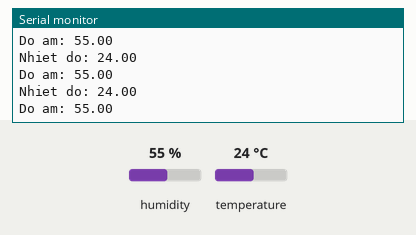
The sketch below on a simulated Arduino Uno, built with avr-gcc and run on an emulated ATmega328P. Shown: the last lines printed to the serial monitor. Inputs (shaded band) come from the test bench; at power-on: humidity 55 %, temperature 24 °C.

Above: at 2.8 s.
2.9 s: humidity set to 22 %
At 4.7 s:
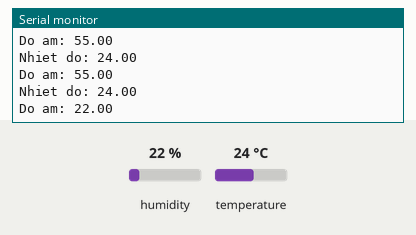
5.6 s: temperature set to 12 °C
At 6.5 s:
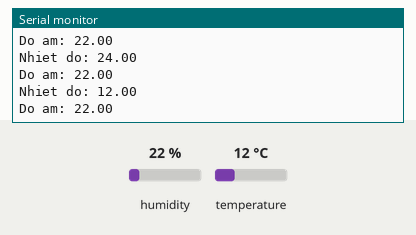
8.3 s: humidity set to 40 %
At 10.9 s:
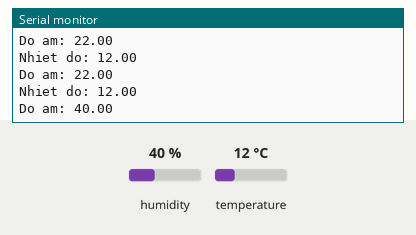
Timing chart, 0 to 12.4 s (numbered marks = the images above; inputs shaded):
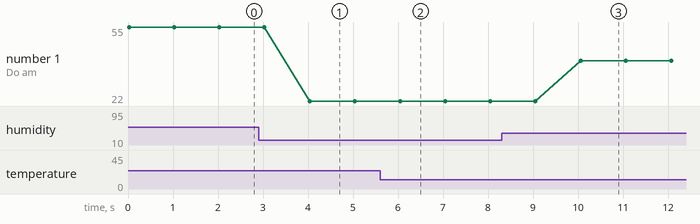

The sketch:

DHT22_led.ino
```cpp
//Gọi thư viện DHT
#include "DHT.h"

const int DHTPIN = 2;       //Chân đọc dữ liệu
const int DHTTYPE = DHT22;  //Khai báo loại cảm biến, có 2 loại là DHT11 và DHT22
//#define DHTPIN 2
//#define DHTTYPE DHT22

DHT dht(DHTPIN, DHTTYPE);

void setup() {
  Serial.begin(9600);
  dht.begin();         //Khởi động cảm biến
}

void loop() {
  float h = dht.readHumidity();    //Gọi hàm đọc độ ẩm từ thư viện
  float t = dht.readTemperature(); //Gọi hàm đọc nhiệt độ từ thư viện

  Serial.print("Nhiet do: ");
  Serial.println(t);               //Xuất nhiệt độ
  Serial.print("Do am: ");
  Serial.println(h);               //Xuất độ ẩm

  Serial.println();                //Xuống hàng
  delay(1000);                     //Đợi 1 giây
}
```

Measured:
- after the input at 2.9 s, the serial monitor: prints a new line after 1.1 s (image 1)
- after the input at 5.6 s, the serial monitor: prints a new line after 0.43 s (image 2)
- after the input at 8.3 s, the serial monitor: prints a new line after 1.8 s (image 3)
- plotted number 1: 55 → 22 after the input at 2.9 s, 22 → 40 after the input at 8.3 s
